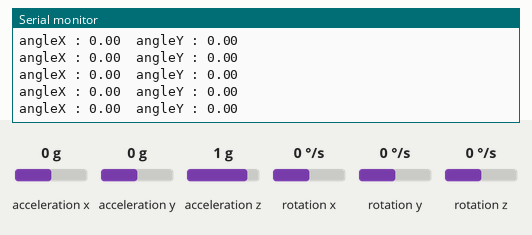
This sketch was run on a simulated Arduino Uno, built with avr-gcc and run on an emulated ATmega328P. Shown: the last lines printed to the serial monitor. The test bench sets the inputs (shaded band); at power-on: acceleration x 0 g, acceleration y 0 g, acceleration z 1 g, rotation x 0 °/s, rotation y 0 °/s, rotation z 0 °/s.

Above: at 4.2 s.
4.3 s: acceleration x set to -1.4 g
At 5.2 s:
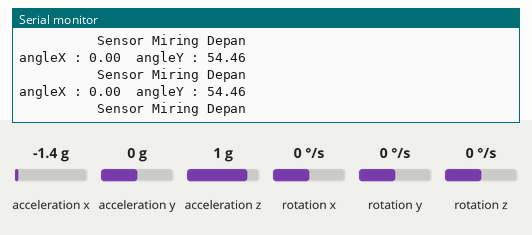
5.9 s: acceleration y set to -1.4 g
At 6.9 s:
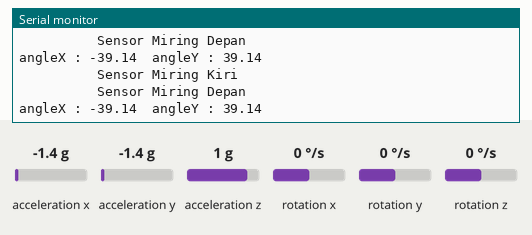
7.6 s: acceleration x set to 0.8 g
At 8.1 s:
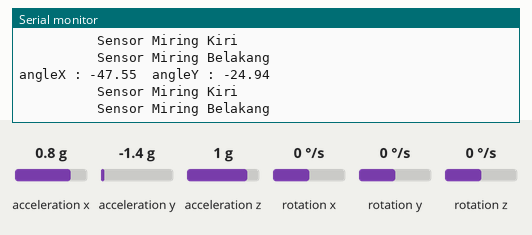
9.3 s: acceleration y set to 0 g
At 10.3 s:
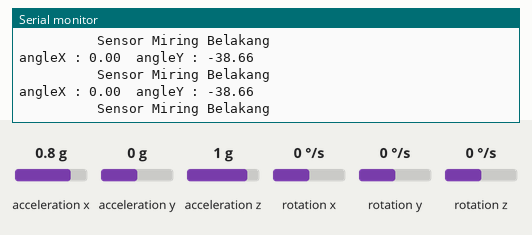
12.3 s: acceleration x set to -0.8 g
At 12.9 s:
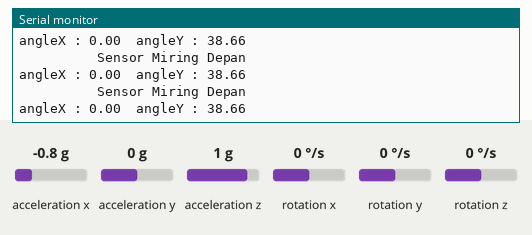
15.3 s: acceleration y set to -0.8 g
At 16.4 s:
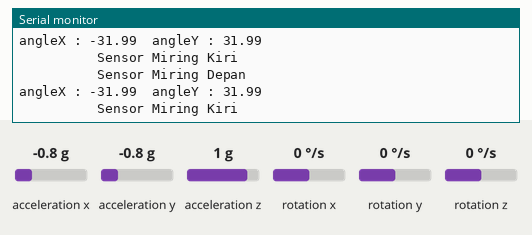
Timing chart, 0 to 18.3 s (numbered marks = the images above; inputs shaded):
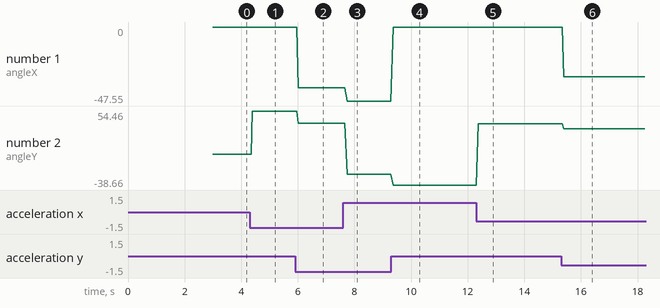

The sketch:

sketch_nov25a.ino
```cpp
#include <MPU6050_tockn.h>
#include <Wire.h>

MPU6050 mpu6050(Wire);

const int ldrPin = 15;

void setup() {
  Serial.begin(9600);
  Wire.begin();
  mpu6050.begin();
  mpu6050.calcGyroOffsets();
  pinMode(ldrPin, INPUT);
}

void loop() {
  mpu6050.update();

  float sumbux = mpu6050.getAngleX();
  float sumbuy = mpu6050.getAngleY();

  Serial.print("angleX : ");
  Serial.print(sumbux);
  Serial.print("\tangleY : ");
  Serial.println(sumbuy);

  if (sumbux > 10) {
    Serial.println("\t\t\t\t\tSensor Miring Kanan");
  } else if (sumbux < -10) {
    Serial.println("\t\t\t\t\tSensor Miring Kiri");
  }

  if (sumbuy > 10) {
    Serial.println("\t\t\t\t\tSensor Miring Depan");
  } else if (sumbuy < -10) {
    Serial.println("\t\t\t\t\tSensor Miring Belakang");
  }

  // int sensorValue = analogRead(ldrPin);
  // Serial.print("\t\t\t\t\t\t\t\t\t\tLDR Value: ");
  // Serial.println(sensorValue);

  // if (sensorValue < 50) {
  //   Serial.println("\t\t\t\t\t\t\t\t\t\tCahaya Gelap");
  // } else if (sensorValue >= 50 && sensorValue < 500) {
  //   Serial.println("\t\t\t\t\t\t\t\t\t\tCahaya Redup");
  // } else if (sensorValue >= 500 && sensorValue < 2000) {
  //   Serial.println("\t\t\t\t\t\t\t\t\t\tCahaya Terang");
  // } else {
  //   Serial.println("\t\t\t\t\t\t\t\t\t\tSangat Terang");
  // }

  // delay(1000);
}
```

Measured:
- after the input at 4.3 s, the serial monitor: prints a new line after 0.09 s (image 1)
- after the input at 5.9 s, the serial monitor: prints a new line after 0.12 s (image 2)
- after the input at 7.6 s, the serial monitor: prints a new line after 0.15 s (image 3)
- after the input at 9.3 s, the serial monitor: prints a new line after 0.08 s (image 4)
- after the input at 12.3 s, the serial monitor: prints a new line after 0.07 s (image 5)
- after the input at 15.3 s, the serial monitor: prints a new line after 0.10 s (image 6)
- plotted number 1: 0 → -39.14 after the input at 5.9 s, -39.14 → -47.55 after the input at 7.6 s, -47.55 → 0 after the input at 9.3 s, 0 → -31.99 after the input at 15.3 s
- plotted number 2: 0 → 54.46 after the input at 4.3 s, 54.46 → 39.14 after the input at 5.9 s, 39.14 → -24.94 after the input at 7.6 s, -24.94 → -38.66 after the input at 9.3 s, -38.66 → 38.66 after the input at 12.3 s
